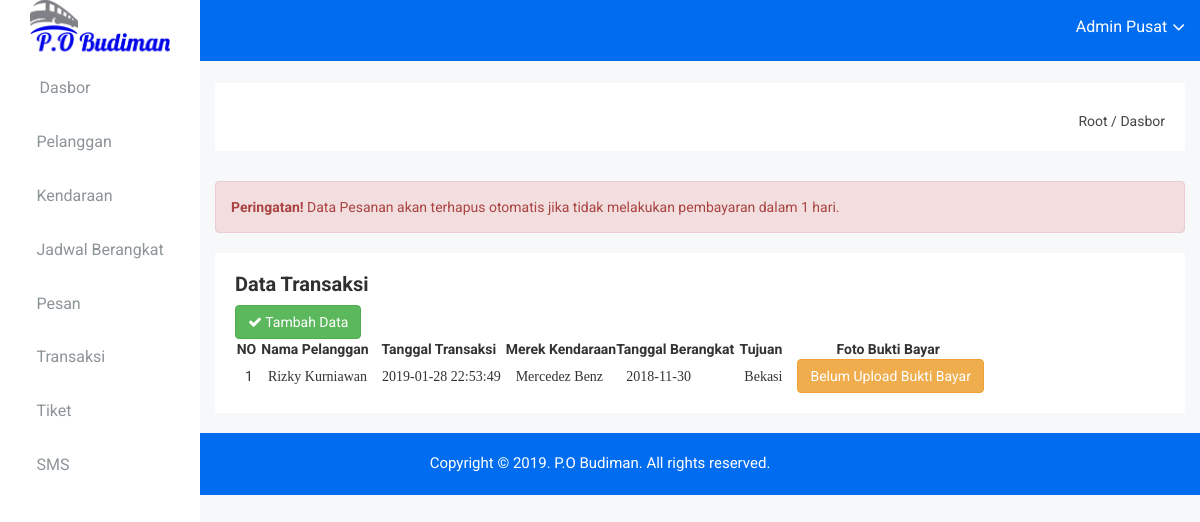
The page /dashboard/index.php?act=data_transaksi (signed in) on the database its author committed.
### tables this page shows
CREATE TABLE `transaksi` (
  `id_transaksi` int(5) UNSIGNED ZEROFILL NOT NULL,
  `id_pesan` int(5) UNSIGNED ZEROFILL NOT NULL,
  `foto` text NOT NULL,
  `tgl_transaksi` timestamp NOT NULL DEFAULT CURRENT_TIMESTAMP
);

CREATE TABLE `pelanggan` (
  `id_pelanggan` int(11) NOT NULL,
  `nama_pelanggan` varchar(50) NOT NULL,
  `alamat` text NOT NULL,
  `jk` enum('Pria','Wanita') NOT NULL,
  `tgl_lahir` date NOT NULL,
  `no_ktp` varchar(20) NOT NULL,
  `no_telp` varchar(15) NOT NULL,
  `password` varchar(100) NOT NULL
);

CREATE TABLE `kendaraan` (
  `id_kendaraan` int(11) NOT NULL,
  `nomor_kendaraan` varchar(100) NOT NULL,
  `merek_kendaraan` varchar(50) NOT NULL,
  `kelas_kendaraan` varchar(50) NOT NULL,
  `harga_kelas` varchar(50) NOT NULL
);

CREATE TABLE `jadwal_keberangkatan` (
  `id_jadwal` int(11) NOT NULL,
  `tgl_berangkat` date NOT NULL,
  `jam` varchar(40) NOT NULL,
  `tujuan` varchar(299) NOT NULL,
  `harga` varchar(299) NOT NULL,
  `id_kendaraan` int(11) NOT NULL,
  `jml_kursi` int(3) NOT NULL
);

### dashboard/pages/transaksi/data_transaksi.php (the view, shortened to what this page needs)
<?php
include "config.php";
$query = mysqli_query($connection, "SELECT pelanggan.nama_pelanggan, pesan.jml_penumpang, transaksi.tgl_transaksi, kendaraan.merek_kendaraan, kendaraan.kelas_kendaraan, jadwal_keberangkatan.tgl_berangkat, jadwal_keberangkatan.jam, jadwal_keberangkatan.tujuan, transaksi.foto
FROM transaksi
JOIN pesan ON pesan.id_pesan = transaksi.id_pesan
JOIN pelanggan ON pelanggan.id_pelanggan = pesan.id_pelanggan
JOIN kendaraan ON kendaraan.id_kendaraan = pesan.id_kendaraan
JOIN jadwal_keberangkatan ON jadwal_keberangkatan.id_jadwal = pesan.id_jadwal order by id_transaksi desc");
?>
<div class="container-fluid">
    <div class="row">
        <div class="col-sm-12">
            <div class="alert alert-danger alert-mg-b" role="alert">
                                <strong>Peringatan!</strong> Data Pesanan akan terhapus otomatis jika tidak melakukan pembayaran dalam 1 hari.
            </div>
        </div>
    </div>
</div>
<div class="data-table-area mg-b-15">
    <div class="container-fluid">
        <div class="row">
            <div class="col-lg-12 col-md-12 col-sm-12 col-xs-12">
                <div class="sparkline13-list">
                    <div class="sparkline13-hd">
                        <div class="main-sparkline13-hd">
                            <h1>Data Transaksi</h1>
                            <a href="?act=tambah_transaksi" type="button" class="btn btn-custon-rounded-three btn-success"><i class="fa fa-check edu-checked-pro" aria-hidden="true"></i> Tambah Data  </a>
                        </div>
                    </div>
                    <div class="sparkline13-graph">
                        <div class="datatable-dashv1-list custom-datatable-overright">
                            <table id="table" data-toggle="table"
                                              data-pagination="true"
                                              data-search="true"
                                              data-show-columns="true"
                                              data-show-pagination-switch="true"
                                              data-show-refresh="true"
                                              data-key-events="true"
                                              data-show-toggle="true"
                                              data-resizable="true"
                                              data-cookie="true"
                                              data-cookie-id-table="saveId"
                                              data-show-export="true"
                                              data-click-to-select="true"
                                              data-toolbar="#toolbar">
                                <thead>
                                    <tr>
                                        <th data-field="no">NO</th>
                                        <th data-field="nama_pelanggan">Nama Pelanggan</th>
                                        <th data-field="tgl_transaksi">Tanggal Transaksi</th>
                                        <th data-field="merek_kendaraan">Merek Kendaraan</th>
                                        <th data-field="tgl_berangkat">Tanggal Berangkat</th>
                                        <th data-field="nama_tujuan">Tujuan</th>
                                        <th data-field="foto">Foto Bukti Bayar</th>
                                    </tr>
                                </thead>
                                <tbody>
                                <?php if (mysqli_num_rows($query) > 0) { ?>
                                    <?php
                                    $no = 1;
                                    while ($data = mysqli_fetch_array($query)) {
                                        ?>
                                    <tr>
                                        <td><?php echo $no ?></td>
                                        <td><font face="trebuchet MS"><?php echo $data["nama_pelanggan"]; ?></font></td>
                                        <td><font face="trebuchet MS"><?php echo $data["tgl_transaksi"]; ?></font></td>
                                        <td><font face="trebuchet MS"><?php echo $data["merek_kendaraan"]; ?></font></td>
                                        <td><font face="trebuchet MS"><?php echo $data["tgl_berangkat"]; ?></font></td>
                                        <td><font face="trebuchet MS"><?php echo $data["tujuan"]; ?></font></td>
                                        <td>
                                        <?php
                                        if ($data["foto"] == null) {
                                            echo "<button type='button' class='btn btn-custon-rounded-three btn-warning'>Belum Upload Bukti Bayar</button>";
                                        }else{
                                            echo "<a href='img/foto_upload_transaksi/$data[foto]' class='MagicZoom' rel='zoom-id:zoom;opacity-reverese:true;'><img src='img/foto_upload_transaksi/$data[foto]' style='width: 32px; height: 32px;' />";
                                        }
                                        ?>
                                        </td>
                                    </tr>
                                            <?php
                                            $no++;
                                        }
                                    }
                                    ?>
                                </tbody>
                            </table>
                        </div>
                    </div>
                </div>
            </div>
        </div>
    </div>
</div>

### dashboard/css/main.css (style rules this page uses)
html { color: #222; font-size: 1em; line-height: 1.4; }

### dashboard/pages/transaksi/data_transaksi.php (style rules this page uses)
thead, th { text-align: center; }

### rows shown on the page
transaksi: pelanggan.nama_pelanggan "Rizky Kurniawan", tgl_transaksi "2019-01-28 22:53:49", kendaraan.merek_kendaraan "Mercedez Benz", jadwal_keberangkatan.tgl_berangkat "2018-11-30", jadwal_keberangkatan.tujuan "Bekasi", foto "Belum Upload Bukti Bayar"

### other values the page prints
$_SESSION['nama_admin'] "Admin Pusat"
